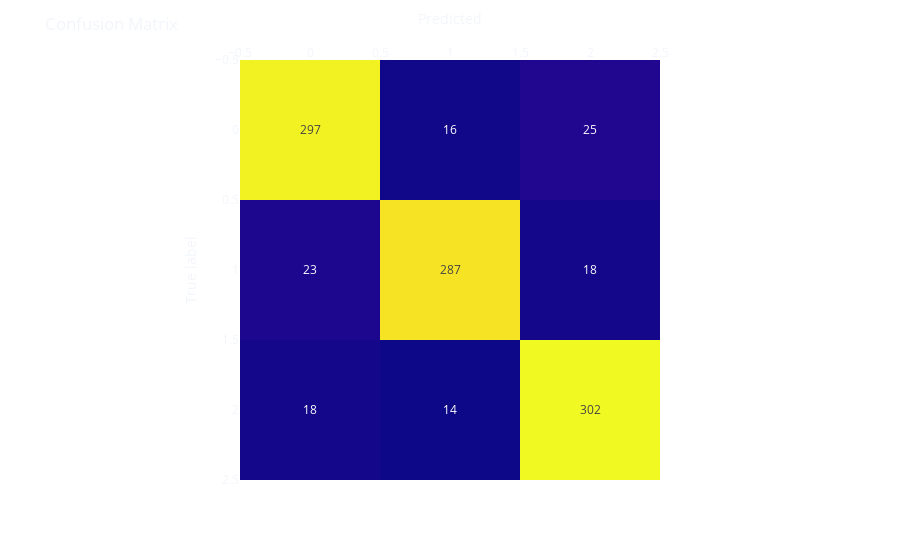

Here is the notebook cell this chart was saved with:
### Markdown cell above
Above we can see the changed sample distribution. Now we have "_poisoned samples_" that live outside their original clusters (since their labels have been changed).

### Code cell
X_train, X_test, y_train, y_test = train_test_split(
    scaler.fit_transform(X),
    y,
    test_size=0.1,
    random_state=42
)

model = LogisticRegression(solver='lbfgs', max_iter=5000)
model.fit(X_train, y_train)

score = model.score(X_test,  y_test)
preds = model.predict(X_test)
matrix = confusion_matrix(y_test, preds)
print(f'Model Accuracy: {round(score * 100 ,2)}%.')

fig = px.imshow(matrix,
                labels=dict(x="Predicted", y="True label"),
                x=np.unique(y),
                y=np.unique(y),
                text_auto=True
                )
fig.update_xaxes(side='top')
fig.update_layout(template='plotly_dark',
                  title='Confusion Matrix',
                  coloraxis_showscale=False,
                  paper_bgcolor='rgba(0, 0, 0, 0)',
                  plot_bgcolor='rgba(0, 0, 0, 0)')
fig.show()

### Figure 1 — Plotly figure (JSON) as saved in the notebook; plotly's stock layout.template omitted (floating-point values rounded to 4 significant figures)
{"data": [{"coloraxis": "coloraxis", "hovertemplate": "Predicted: %{x}<br>True label: %{y}<br>color: %{z}<extra></extra>", "name": "0", "texttemplate": "%{z}", "type": "heatmap", "x": [0, 1, 2], "xaxis": "x", "y": [0, 1, 2], "yaxis": "y", "z": [[297, 16, 25], [23, 287, 18], [18, 14, 302]]}], "layout": {"coloraxis": {"colorscale": [[0, "#0d0887"], [0.1111, "#46039f"], [0.2222, "#7201a8"], [0.3333, "#9c179e"], [0.4444, "#bd3786"], [0.5556, "#d8576b"], [0.6667, "#ed7953"], [0.7778, "#fb9f3a"], [0.8889, "#fdca26"], [1, "#f0f921"]], "showscale": false}, "margin": {"t": 60}, "paper_bgcolor": "rgba(0, 0, 0, 0)", "plot_bgcolor": "rgba(0, 0, 0, 0)", "title": {"text": "Confusion Matrix"}, "xaxis": {"anchor": "y", "constrain": "domain", "domain": [0, 1], "scaleanchor": "y", "side": "top", "title": {"text": "Predicted"}}, "yaxis": {"anchor": "x", "autorange": "reversed", "constrain": "domain", "domain": [0, 1], "title": {"text": "True label"}}}}
